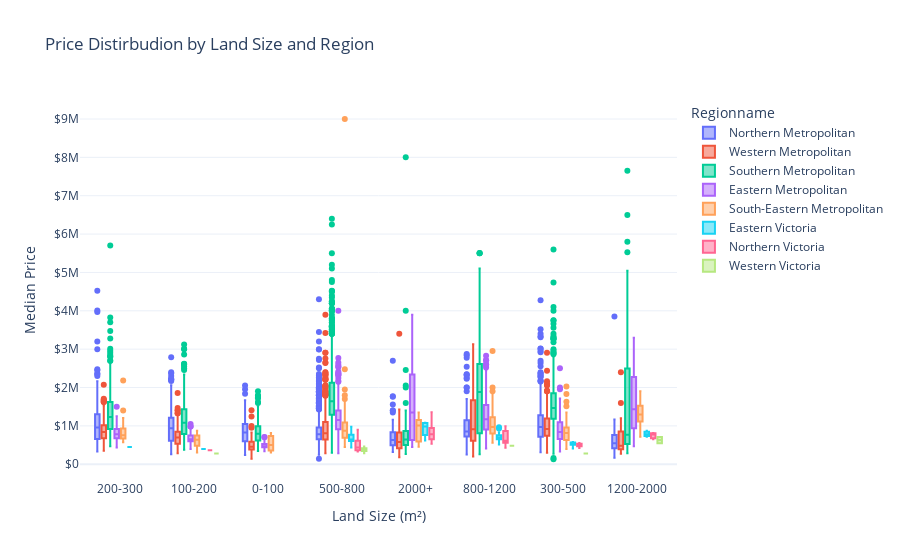

Notebook cell for this chart:
### Code cell
fig = px.box(
    df,
    x = "Landsize_bin", 
    y = "Price",
    color = "Regionname",
    title = "Price Distirbudion by Land Size and Region"
)

fig.update_layout(
    xaxis_title = "Land Size (m²)",
    yaxis_title = "Median Price",
    yaxis_tickprefix = "$",
    template = "plotly_white"
)

fig.show()

### Figure 1 — Plotly figure (JSON) as saved in the notebook; plotly's stock layout.template omitted (floating-point values rounded to 4 significant figures; data arrays with more than 128 entries replaced by an {"elided": "..."} marker saying what was removed)
{"data": [{"alignmentgroup": "True", "hovertemplate": "Regionname=Northern Metropolitan<br>Landsize_bin=%{x}<br>Price=%{y}<extra></extra>", "legendgroup": "Northern Metropolitan", "marker": {"color": "#636efa"}, "name": "Northern Metropolitan", "notched": false, "offsetgroup": "Northern Metropolitan", "orientation": "v", "showlegend": true, "type": "box", "x": {"elided": "3890 str values"}, "x0": " ", "xaxis": "x", "y": {"elided": "3890 float values"}, "y0": " ", "yaxis": "y"}, {"alignmentgroup": "True", "hovertemplate": "Regionname=Western Metropolitan<br>Landsize_bin=%{x}<br>Price=%{y}<extra></extra>", "legendgroup": "Western Metropolitan", "marker": {"color": "#EF553B"}, "name": "Western Metropolitan", "notched": false, "offsetgroup": "Western Metropolitan", "orientation": "v", "showlegend": true, "type": "box", "x": {"elided": "2948 str values"}, "x0": " ", "xaxis": "x", "y": {"elided": "2948 float values"}, "y0": " ", "yaxis": "y"}, {"alignmentgroup": "True", "hovertemplate": "Regionname=Southern Metropolitan<br>Landsize_bin=%{x}<br>Price=%{y}<extra></extra>", "legendgroup": "Southern Metropolitan", "marker": {"color": "#00cc96"}, "name": "Southern Metropolitan", "notched": false, "offsetgroup": "Southern Metropolitan", "orientation": "v", "showlegend": true, "type": "box", "x": {"elided": "4695 str values"}, "x0": " ", "xaxis": "x", "y": {"elided": "4695 float values"}, "y0": " ", "yaxis": "y"}, {"alignmentgroup": "True", "hovertemplate": "Regionname=Eastern Metropolitan<br>Landsize_bin=%{x}<br>Price=%{y}<extra></extra>", "legendgroup": "Eastern Metropolitan", "marker": {"color": "#ab63fa"}, "name": "Eastern Metropolitan", "notched": false, "offsetgroup": "Eastern Metropolitan", "orientation": "v", "showlegend": true, "type": "box", "x": {"elided": "1471 str values"}, "x0": " ", "xaxis": "x", "y": {"elided": "1471 float values"}, "y0": " ", "yaxis": "y"}, {"alignmentgroup": "True", "hovertemplate": "Regionname=South-Eastern Metropolitan<br>Landsize_bin=%{x}<br>Price=%{y}<extra></extra>", "legendgroup": "South-Eastern Metropolitan", "marker": {"color": "#FFA15A"}, "name": "South-Eastern Metropolitan", "notched": false, "offsetgroup": "South-Eastern Metropolitan", "orientation": "v", "showlegend": true, "type": "box", "x": {"elided": "450 str values"}, "x0": " ", "xaxis": "x", "y": {"elided": "450 float values"}, "y0": " ", "yaxis": "y"}, {"alignmentgroup": "True", "hovertemplate": "Regionname=Eastern Victoria<br>Landsize_bin=%{x}<br>Price=%{y}<extra></extra>", "legendgroup": "Eastern Victoria", "marker": {"color": "#19d3f3"}, "name": "Eastern Victoria", "notched": false, "offsetgroup": "Eastern Victoria", "orientation": "v", "showlegend": true, "type": "box", "x": ["500-800", "500-800", "500-800", "1200-2000", "800-1200", "500-800", "100-200", "800-1200", "300-500", "800-1200", "500-800", "2000+", "300-500", "2000+", "500-800", "500-800", "500-800", "2000+", "800-1200", "500-800", "500-800", "800-1200", "800-1200", "500-800", "800-1200", "800-1200", "800-1200", null, "500-800", "1200-2000", "300-500", "500-800", "800-1200", "500-800", "800-1200", "200-300", "2000+", "500-800", "300-500", "500-800", "800-1200", "500-800", "300-500", "800-1200", "500-800", "800-1200", "800-1200", "800-1200", "800-1200", "500-800", "800-1200", "1200-2000", "800-1200"], "x0": " ", "xaxis": "x", "y": [627500.0, 611000.0, 452000.0, 872000.0, 730000.0, 608500.0, 400000.0, 651000.0, 581000.0, 675000.0, 690000.0, 620000.0, 410500.0, 1070000.0, 667000.0, 740000.0, 912000.0, 1085000.0, 575000.0, 920000.0, 950000.0, 735000.0, 650000.0, 683000.0, 640000.0, 650000.0, 930000.0, 900000.0, 637500.0, 780000.0, 559000.0, 435000.0, 670000.0, 775000.0, 755000.0, 447000.0, 900000.0, 643500.0, 537000.0, 620000.0, 655000.0, 570000.0, 565500.0, 696000.0, 975000.0, 720000.0, 515000.0, 835000.0, 835000.0, 493000.0, 965000.0, 720000.0, 760000.0], "y0": " ", "yaxis": "y"}, {"alignmentgroup": "True", "hovertemplate": "Regionname=Northern Victoria<br>Landsize_bin=%{x}<br>Price=%{y}<extra></extra>", "legendgroup": "Northern Victoria", "marker": {"color": "#FF6692"}, "name": "Northern Victoria", "notched": false, "offsetgroup": "Northern Victoria", "orientation": "v", "showlegend": true, "type": "box", "x": ["500-800", "300-500", "800-1200", "500-800", "500-800", "500-800", "1200-2000", "500-800", "2000+", "500-800", "500-800", "1200-2000", "800-1200", "500-800", "800-1200", "2000+", "300-500", "500-800", "500-800", "500-800", "800-1200", "500-800", "300-500", "500-800", "800-1200", "800-1200", "800-1200", "300-500", "500-800", "500-800", "300-500", "2000+", "2000+", "500-800", "1200-2000", "500-800", "800-1200", "100-200", "500-800", "500-800", "2000+"], "x0": " ", "xaxis": "x", "y": [621000.0, 530500.0, 521000.0, 650000.0, 355000.0, 540000.0, 817000.0, 410000.0, 535000.0, 898000.0, 815000.0, 775000.0, 790000.0, 345000.0, 600000.0, 807000.0, 426000.0, 362000.0, 330000.0, 371500.0, 620000.0, 500000.0, 531000.0, 375000.0, 427500.0, 601000.0, 950000.0, 555000.0, 438000.0, 745000.0, 481000.0, 690000.0, 780000.0, 600000.0, 650000.0, 366000.0, 990000.0, 365500.0, 430000.0, 439000.0, 1355000.0], "y0": " ", "yaxis": "y"}, {"alignmentgroup": "True", "hovertemplate": "Regionname=Western Victoria<br>Landsize_bin=%{x}<br>Price=%{y}<extra></extra>", "legendgroup": "Western Victoria", "marker": {"color": "#B6E880"}, "name": "Western Victoria", "notched": false, "offsetgroup": "Western Victoria", "orientation": "v", "showlegend": true, "type": "box", "x": ["500-800", "800-1200", "500-800", "500-800", "500-800", "500-800", "500-800", "500-800", "500-800", "500-800", "500-800", "500-800", "1200-2000", "500-800", "100-200", "500-800", "500-800", "500-800", "500-800", "500-800", "500-800", "500-800", "500-800", "500-800", "500-800", "500-800", "500-800", "500-800", "500-800", "300-500", "1200-2000", "500-800"], "x0": " ", "xaxis": "x", "y": [320000.0, 480000.0, 400000.0, 355000.0, 420000.0, 419000.0, 405000.0, 420000.0, 465000.0, 295000.0, 347500.0, 285000.0, 550000.0, 373500.0, 280500.0, 341000.0, 336000.0, 426000.0, 375000.0, 326000.0, 400000.0, 412200.0, 456000.0, 300000.0, 385000.0, 460000.0, 430000.0, 410000.0, 460000.0, 283000.0, 710000.0, 395000.0], "y0": " ", "yaxis": "y"}], "layout": {"boxmode": "group", "legend": {"title": {"text": "Regionname"}, "tracegroupgap": 0}, "title": {"text": "Price Distirbudion by Land Size and Region"}, "xaxis": {"anchor": "y", "domain": [0, 1], "title": {"text": "Land Size (m²)"}}, "yaxis": {"anchor": "x", "domain": [0, 1], "tickprefix": "$", "title": {"text": "Median Price"}}}}
